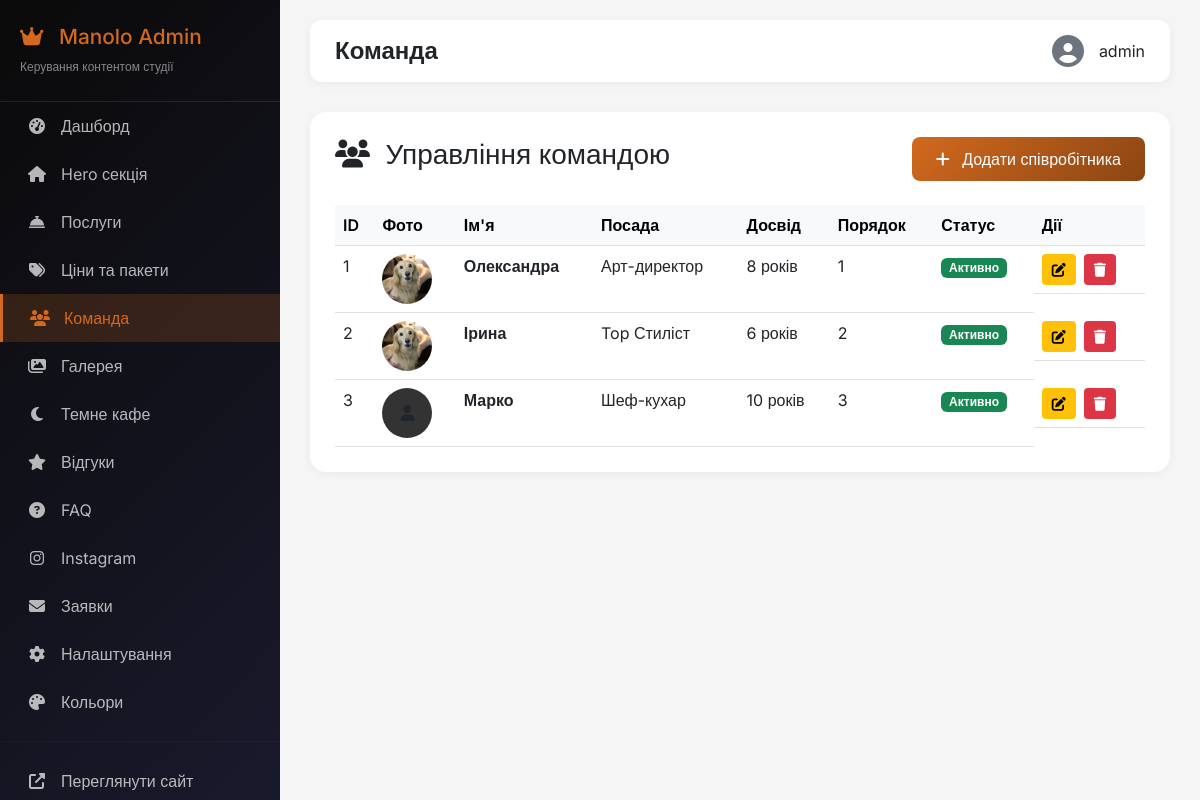
Page /admin/team (signed in) on the committed database.
### app.py (models this page shows)
class TeamMember(db.Model):
    __tablename__ = 'team_members'
    id = db.Column(db.Integer, primary_key=True)
    name = db.Column(db.String(100), nullable=False)
    role = db.Column(db.String(100), nullable=False)
    description = db.Column(db.Text)
    image = db.Column(db.String(200))
    experience = db.Column(db.Integer)
    social_instagram = db.Column(db.String(200))
    social_facebook = db.Column(db.String(200))
    order = db.Column(db.Integer, default=0)
    is_active = db.Column(db.Boolean, default=True)

### app.py (the view)
@app.route('/admin/team')
@login_required
def admin_team():
    team_members = TeamMember.query.order_by(TeamMember.order).all()
    return render_template('admin/team_list.html', team_members=team_members)

### app.py (called while the page is built)
def login_required(f):
    @wraps(f)
    def decorated_function(*args, **kwargs):
        if not session.get('admin_logged_in'):
            flash('Будь ласка, увійдіть в адмін-панель', 'warning')
            return redirect(url_for('admin_login'))
        return f(*args, **kwargs)
    return decorated_function

### templates/admin/team_list.html
{% extends "admin/layout.html" %}
{% block title %}Команда{% endblock %}
{% block content %}
<div class="admin-card">
    <div class="d-flex justify-content-between align-items-center mb-4">
        <h3><i class="fas fa-users me-2"></i> Управління командою</h3>
        <a href="{{ url_for('admin_team_edit') }}" class="btn btn-primary">
            <i class="fas fa-plus me-2"></i> Додати співробітника
        </a>
    </div>
    {% if team_members %}
    <div class="table-responsive">
        <table class="table table-hover">
            <thead class="table-light">
                <tr>
                    <th>ID</th>
                    <th>Фото</th>
                    <th>Ім'я</th>
                    <th>Посада</th>
                    <th>Досвід</th>
                    <th>Порядок</th>
                    <th>Статус</th>
                    <th>Дії</th>
                </tr>
            </thead>
            <tbody>
                {% for member in team_members %}
                <tr>
                    <td>{{ member.id }}</td>
                    <td>
                        {% if member.image %}
                        <img src="{{ url_for('static', filename=member.image) }}" alt="{{ member.name }}" style="width: 50px; height: 50px; object-fit: cover; border-radius: 50%;">
                        {% else %}
                        <div style="width: 50px; height: 50px; background: #333; border-radius: 50%; display: flex; align-items: center; justify-content: center;">
                            <i class="fas fa-user"></i>
                        </div>
                        {% endif %}
                    </td>
                    <td><strong>{{ member.name }}</strong></td>
                    <td>{{ member.role }}</td>
                    <td>{% if member.experience %}{{ member.experience }} років{% else %}—{% endif %}</td>
                    <td>{{ member.order }}</td>
                    <td>
                        {% if member.is_active %}
                        <span class="badge bg-success">Активно</span>
                        {% else %}
                        <span class="badge bg-secondary">Приховано</span>
                        {% endif %}
                    </td>
                    <td class="table-actions">
                        <a href="{{ url_for('admin_team_edit', id=member.id) }}" class="btn btn-sm btn-warning">
                            <i class="fas fa-edit"></i>
                        </a>
                        <a href="{{ url_for('admin_team_delete', id=member.id) }}" class="btn btn-sm btn-danger" onclick="return confirm('Видалити співробітника?')">
                            <i class="fas fa-trash"></i>
                        </a>
                    </td>
                </tr>
                {% endfor %}
            </tbody>
        </table>
    </div>
    {% else %}
    <div class="text-center py-5">
        <i class="fas fa-users fa-3x text-muted mb-3"></i>
        <p>Немає доданих співробітників</p>
        <a href="{{ url_for('admin_team_edit') }}" class="btn btn-primary">Додати першого співробітника</a>
    </div>
    {% endif %}
</div>
{% endblock %}

### templates/admin/layout.html (shortened to what this page needs)
<!DOCTYPE html>
<html lang="uk">
<head>
    <link href="https://cdn.jsdelivr.net/npm/bootstrap@5.3.0/dist/css/bootstrap.min.css" rel="stylesheet">
    <link rel="stylesheet" href="https://cdnjs.cloudflare.com/ajax/libs/font-awesome/6.4.0/css/all.min.css">
</head>
<body>
    <div class="admin-sidebar" id="adminSidebar">
        <div class="sidebar-header">
            <h3><i class="fas fa-crown"></i> Manolo Admin</h3>
            <p>Керування контентом студії</p>
        </div>
        <nav class="nav flex-column">
            <a href="{{ url_for('admin_dashboard') }}" class="nav-link {% if request.endpoint == 'admin_dashboard' %}active{% endif %}">
                <i class="fas fa-tachometer-alt"></i> <span>Дашборд</span>
            </a>
            <a href="{{ url_for('admin_hero') }}" class="nav-link {% if request.endpoint == 'admin_hero' %}active{% endif %}">
                <i class="fas fa-home"></i> <span>Hero секція</span>
            </a>
            <a href="{{ url_for('admin_services') }}" class="nav-link {% if request.endpoint in ['admin_services', 'admin_service_edit'] %}active{% endif %}">
                <i class="fas fa-concierge-bell"></i> <span>Послуги</span>
            </a>
            <a href="{{ url_for('admin_pricing') }}" class="nav-link {% if request.endpoint in ['admin_pricing', 'admin_pricing_edit'] %}active{% endif %}">
                <i class="fas fa-tags"></i> <span>Ціни та пакети</span>
            </a>
            <a href="{{ url_for('admin_team') }}" class="nav-link {% if request.endpoint in ['admin_team', 'admin_team_edit'] %}active{% endif %}">
                <i class="fas fa-users"></i> <span>Команда</span>
            </a>
            <a href="{{ url_for('admin_gallery') }}" class="nav-link {% if request.endpoint in ['admin_gallery', 'admin_gallery_edit'] %}active{% endif %}">
                <i class="fas fa-images"></i> <span>Галерея</span>
            </a>
            <a href="{{ url_for('admin_dark_cafe') }}" class="nav-link {% if request.endpoint in ['admin_dark_cafe', 'admin_dark_cafe_edit'] %}active{% endif %}">
                <i class="fas fa-moon"></i> <span>Темне кафе</span>
            </a>
            <a href="{{ url_for('admin_testimonials') }}" class="nav-link {% if request.endpoint in ['admin_testimonials', 'admin_testimonial_edit'] %}active{% endif %}">
                <i class="fas fa-star"></i> <span>Відгуки</span>
            </a>
            <a href="{{ url_for('admin_faqs') }}" class="nav-link {% if request.endpoint in ['admin_faqs', 'admin_faq_edit'] %}active{% endif %}">
                <i class="fas fa-question-circle"></i> <span>FAQ</span>
            </a>
            <a href="{{ url_for('admin_instagram') }}" class="nav-link {% if request.endpoint in ['admin_instagram', 'admin_instagram_edit'] %}active{% endif %}">
                <i class="fab fa-instagram"></i> <span>Instagram</span>
            </a>
            <a href="{{ url_for('admin_contacts') }}" class="nav-link {% if request.endpoint == 'admin_contacts' %}active{% endif %}">
                <i class="fas fa-envelope"></i> <span>Заявки</span>
            </a>
            <a href="{{ url_for('admin_settings') }}" class="nav-link {% if request.endpoint == 'admin_settings' %}active{% endif %}">
                <i class="fas fa-cog"></i> <span>Налаштування</span>
            </a>
            <a href="{{ url_for('admin_colors') }}" class="nav-link {% if request.endpoint == 'admin_colors' %}active{% endif %}">
                <i class="fas fa-palette"></i> <span>Кольори</span>
            </a>
            <hr style="border-color: rgba(255,255,255,0.1); margin: 15px 0;">
            <a href="{{ url_for('index') }}" class="nav-link" target="_blank">
                <i class="fas fa-external-link-alt"></i> <span>Переглянути сайт</span>
            </a>
        </nav>
    </div>
    <div class="admin-content">
        <div class="admin-header">
            <h2>{% block title %}Адмін-панель{% endblock %}</h2>
            <div class="admin-user">
                <i class="fas fa-user-circle fa-2x text-secondary"></i>
                <span>{{ session.get('admin_username', 'Admin') }}</span>
            </div>
        </div>
        {% block content %}{% endblock %}
    </div>
</body>
</html>

### templates/admin/layout.html (style rules this page uses)
* { margin: 0; padding: 0; box-sizing: border-box; }
body { font-family: 'Inter', sans-serif; background: #f5f5f5; }
.admin-sidebar { background: linear-gradient(135deg, #0A0A0A, #1a1a2e); color: white; min-height: 100vh; position: fixed; width: 280px; transition: all 0.3s; z-index: 1000; }
.admin-sidebar .sidebar-header { padding: 25px 20px; border-bottom: 1px solid rgba(255,255,255,0.1); }
.admin-sidebar .sidebar-header h3 { font-size: 1.3rem; margin: 0; color: #D2691E; }
.admin-sidebar .sidebar-header h3 i { margin-right: 10px; }
.admin-sidebar .sidebar-header p { font-size: 0.75rem; margin: 8px 0 0; color: rgba(255,255,255,0.5); }
.admin-sidebar .nav-link { color: rgba(255,255,255,0.7); padding: 12px 25px; display: flex; align-items: center; gap: 12px; transition: all 0.3s; text-decoration: none; }
.admin-sidebar .nav-link.active { background: rgba(210,105,30,0.2); color: #D2691E; border-left: 3px solid #D2691E; }
.admin-sidebar .nav-link i { width: 24px; text-align: center; }
.admin-content { margin-left: 280px; padding: 20px 30px; min-height: 100vh; }
.admin-header { background: white; border-radius: 12px; padding: 15px 25px; margin-bottom: 30px; box-shadow: 0 2px 10px rgba(0,0,0,0.05); display: flex; justify-content: space-between; align-items: center; }
.admin-header h2 { margin: 0; font-size: 1.5rem; font-weight: 600; }
.admin-user { display: flex; align-items: center; gap: 15px; }
.admin-card { background: white; border-radius: 16px; padding: 25px; margin-bottom: 25px; box-shadow: 0 2px 10px rgba(0,0,0,0.05); }
.btn-primary { background: linear-gradient(135deg, #D2691E, #8B4513); border: none; padding: 10px 24px; border-radius: 8px; transition: all 0.3s; }
.btn-warning { background: #ffc107; border: none; color: #000; }
.btn-danger { background: #dc3545; border: none; }
.table { margin-bottom: 0; }
.table th { font-weight: 600; border-bottom-width: 1px; }
.table-actions { display: flex; gap: 8px; white-space: nowrap; }
.table-actions .btn-sm { padding: 5px 10px; }

### rows in the picture
TeamMember: id "1", image (picture), name "Олександра", role "Арт-директор", experience "8", order "1", is_active "Активно"
TeamMember: id "2", image (picture), name "Ірина", role "Top Стиліст", experience "6", order "2", is_active "Активно"
TeamMember: id "3", name "Марко", role "Шеф-кухар", experience "10", order "3", is_active "Активно"

### other values in the picture
{{ session.get('admin_username', 'Admin') }} "admin"
